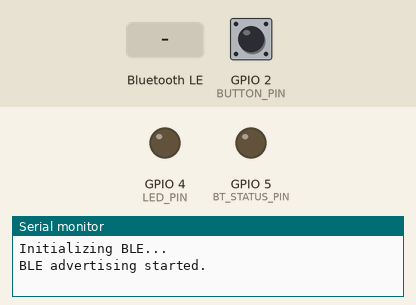
Bench run of a sketch on a simulated ESP32. Shown: output pins drawn as LEDs (lit = HIGH), the last lines printed to the serial monitor. The inputs (shaded band) are chosen by the test bench; at power-on: GPIO 2 (BUTTON_PIN) HIGH. Nothing arrives over Bluetooth unless stated; a phone connects over Bluetooth LE 3 s after start.

Above: at 1.2 s.
1.3 s: Bluetooth LE write "Toggle LED" received
At 1.6 s:
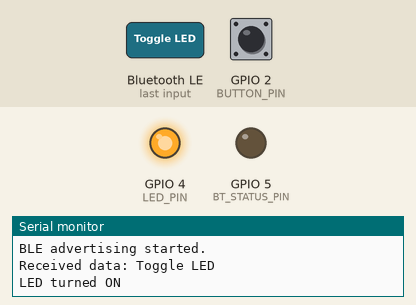
At 4.0 s:
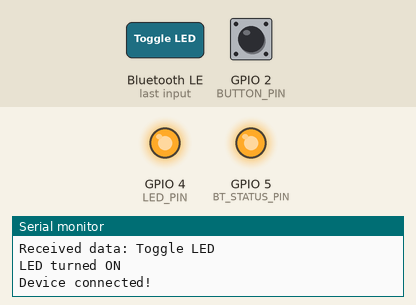
4.3 s: Bluetooth LE write "Toggle LED" received
At 5.1 s:
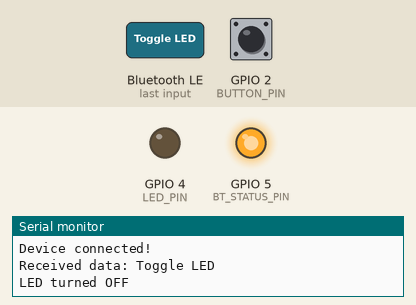
Timing chart, 0 to 7.3 s (numbered marks = the images above; inputs shaded):
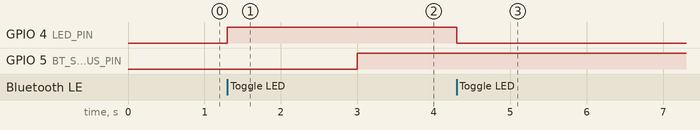

Measured:
- after the input at 1.3 s, GPIO 4 (LED_PIN): LOW → HIGH at once
- after the input at 4.3 s, GPIO 4 (LED_PIN): HIGH → LOW at once

The sketch:

bluetooth_with_indicator.ino
```cpp
#include <BLEDevice.h>
#include <BLEServer.h>
#include <BLEUtils.h>
#include <BLE2902.h>

#define BUTTON_PIN 2  // GPIO pin for the button
#define LED_PIN 4     // GPIO pin for the LED
#define BT_STATUS_PIN 5 // GPIO pin to indicate Bluetooth connection status

int brightness = 0;  // how bright the LED is
int fadeAmount = 5;  // how many points to fade the LED by

BLEServer *pServer = NULL;
BLECharacteristic *pCharacteristic = NULL;

bool deviceConnected = false;
bool oldButtonState = HIGH; // Assume button is not pressed initially
bool ledState = LOW;        // Initial state of the LED (off)
int button_presses = 0;

// UUIDs for the service and characteristic
#define SERVICE_UUID        "4fafc201-1fb5-459e-8fcc-c5c9c331914b"
#define CHARACTERISTIC_UUID "beb5483e-36e1-4688-b7f5-ea07361b26a8"

class MyServerCallbacks : public BLEServerCallbacks {
    void onConnect(BLEServer* pServer) {
      deviceConnected = true;
      digitalWrite(BT_STATUS_PIN, HIGH); // Set pin 5 high when connected
      Serial.println("Device connected!");
    };

    void onDisconnect(BLEServer* pServer) {
      deviceConnected = false;
      digitalWrite(BT_STATUS_PIN, LOW); // Set pin 5 low when disconnected
      Serial.println("Device disconnected!");
      // Restart advertising after disconnection
      BLEDevice::startAdvertising();
      Serial.println("Restarted BLE advertising...");
    }
};

class MyCharacteristicCallbacks : public BLECharacteristicCallbacks {
    void onWrite(BLECharacteristic *pCharacteristic) {
      String value = pCharacteristic->getValue(); // Get the data written by the Flutter app

      if (value.length() > 0) {
        Serial.print("Received data: ");
        for (int i = 0; i < value.length(); i++) {
          Serial.print((char)value[i]);
        }
        Serial.println();

        // Check if the received message is "Toggle LED"
        if (value == "Toggle LED") {
          ledState = !ledState; // Toggle the LED state
          digitalWrite(LED_PIN, ledState); // Update the LED pin
          Serial.println(ledState ? "LED turned ON" : "LED turned OFF");
        } else {
          Serial.println("Unknown command received.");
        }
      }
    }
};

void setup() {
  Serial.begin(115200);
  Serial.println("Initializing BLE...");

  // Configure the button pin as input with pull-up resistor
  pinMode(BUTTON_PIN, INPUT_PULLUP);

  // Configure the LED pin as output
  pinMode(LED_PIN, OUTPUT);
  digitalWrite(LED_PIN, ledState); // Set initial LED state

  // Configure the Bluetooth status pin as output
  pinMode(BT_STATUS_PIN, OUTPUT);
  digitalWrite(BT_STATUS_PIN, LOW); // Initially set pin 5 low (disconnected)

  // Initialize BLE
  BLEDevice::init("ESP32_BLE");
  pServer = BLEDevice::createServer();
  pServer->setCallbacks(new MyServerCallbacks());

  // Create the BLE service
  BLEService *pService = pServer->createService(SERVICE_UUID);

  // Create the BLE characteristic
  pCharacteristic = pService->createCharacteristic(
                      CHARACTERISTIC_UUID,
                      BLECharacteristic::PROPERTY_READ   |
                      BLECharacteristic::PROPERTY_WRITE  |
                      BLECharacteristic::PROPERTY_NOTIFY
                    );

  // Add a descriptor to the characteristic
  pCharacteristic->addDescriptor(new BLE2902());
  pCharacteristic->setCallbacks(new MyCharacteristicCallbacks()); // Set callbacks for write events
  pService->start();

  // Start advertising
  BLEAdvertising *pAdvertising = BLEDevice::getAdvertising();
  pAdvertising->addServiceUUID(SERVICE_UUID);
  pAdvertising->setScanResponse(true);
  pAdvertising->setMinPreferred(0x06);  // Functions that help with iPhone connections
  pAdvertising->setMinPreferred(0x12);
  BLEDevice::startAdvertising();
  Serial.println("BLE advertising started.");
}

void loop() {
  // Read the button state
  bool buttonState = digitalRead(BUTTON_PIN);

  // If the button is pressed and was not pressed before
  if (buttonState == LOW && oldButtonState == HIGH) {
    Serial.println("Button pressed!");
    if (deviceConnected) {
      pCharacteristic->setValue("Button Pressed!");
      pCharacteristic->notify();
      Serial.println("Notification sent: Button Pressed!");
    }
  }

  // Update the old button state
  oldButtonState = buttonState;

  delay(10); // Small delay to debounce the button
}
```
